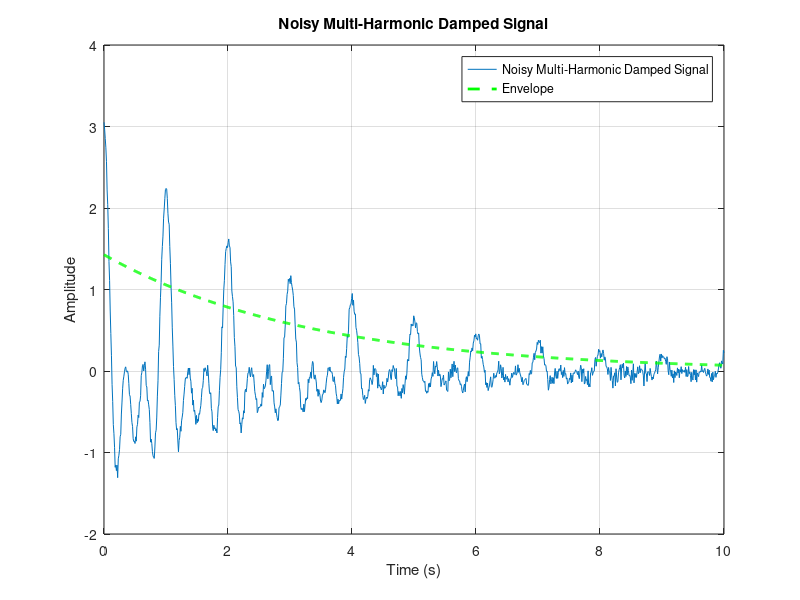

MATLAB code for this plot: (Note: this script raises an error after producing the figure.)
close all; clear variables; clc
% Generate example data: simulated multi-harmonic damped sinusoidal signal
time = linspace(0, 10, 1000);
A0 = 1.0;  % Initial amplitude
zeta_true = 0.05;  % True damping ratio
omega_n = 2 * pi;  % Fundamental natural frequency (rad/s)
harmonics = [1, 2, 3];  % Harmonics as integer multiples of the fundamental frequency

signal = zeros(size(time));
for k = harmonics
    signal = signal + A0 * exp(-zeta_true * omega_n * time) .* cos(k * omega_n * sqrt(1 - zeta_true^2) * time);
end

% Add some noise to the signal
noise = 0.05 * randn(size(time));
signal_noisy = signal + noise;

% Plot the noisy signal
figure;
plot(time, signal_noisy);
xlabel('Time (s)');
ylabel('Amplitude');
title('Noisy Multi-Harmonic Damped Signal');
grid on;

% Hilbert Transform Method
analytic_signal = hilbert(signal_noisy);
envelope = abs(analytic_signal);

% Fit an exponential decay function to the envelope
fit_func = @(b, t) b(1) * exp(-b(2) * t);  % Exponential decay function
initial_guess = [max(envelope), 0.1];  % Initial guess for parameters

% Define the objective function for fitting
objective_func = @(b) sum((envelope - fit_func(b, time)).^2);

% Perform non-linear least squares fitting
opts = optimset('Display', 'off', 'TolX', 1e-8, 'TolFun', 1e-8, 'MaxFunEvals', 1000, 'MaxIter', 1000);
beta = fminsearch(objective_func, initial_guess, opts);

% Extract estimated damping ratio and amplitude
A0_fit = beta(1);
lambda_fit = beta(2);

% Damping ratio estimation
zeta_estimated_hilbert = lambda_fit / omega_n;

disp(['Hilbert Method - Estimated Initial Amplitude: ', num2str(A0_fit)]);
disp(['Hilbert Method - Estimated Damping Ratio: ', num2str(zeta_estimated_hilbert)]);

% Plot fitted envelope
hold on;
plot(time, fit_func(beta, time), 'g--', 'LineWidth', 2);
legend('Noisy Multi-Harmonic Damped Signal', 'Envelope', 'Fitted Envelope');
hold off;

% Logarithmic Decrement Method
[peaks, locs] = findpeaks(signal_noisy, time,'MinPeakDistance',1);

% Calculate logarithmic decrement
num_peaks = length(peaks);
delta = 1 / (num_peaks - 1) * sum(log(peaks(1:end-1) ./ peaks(2:end)));

% Damping ratio estimation
zeta_estimated_logdec = delta / sqrt(4 * pi^2 + delta^2);

disp(['Logarithmic Decrement Method - Estimated Damping Ratio: ', num2str(zeta_estimated_logdec)]);



